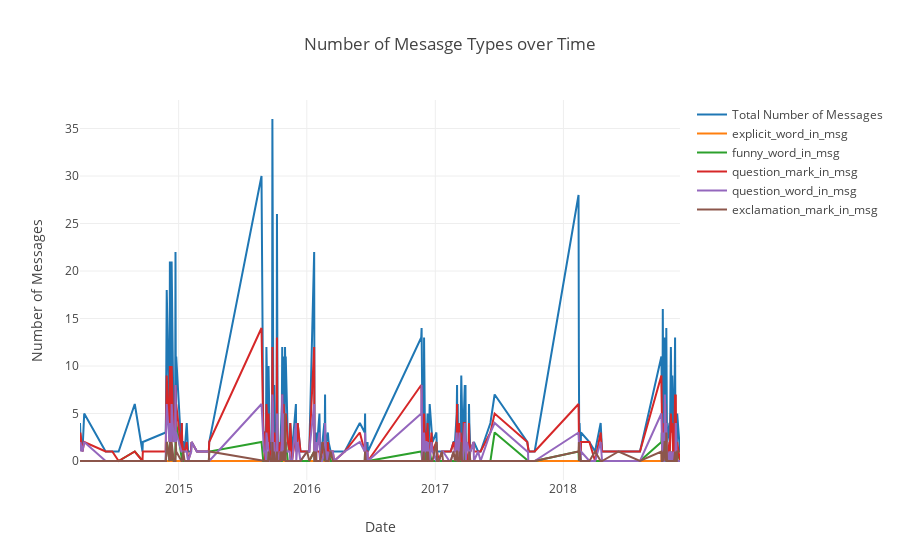

Notebook code for this chart:
### Code cell
iplot(fig1)

### Figure 1 — Plotly figure (JSON) as saved in the notebook; plotly's stock layout.template omitted (floating-point values rounded to 4 significant figures; data arrays with more than 128 entries replaced by an {"elided": "..."} marker saying what was removed)
{"data": [{"name": "Total Number of Messages", "type": "scatter", "uid": "0dada5a0-6a90-40e2-8a81-1ca0836a9b12", "x": {"elided": "214 str values"}, "y": {"elided": "214 int values"}}, {"name": "explicit_word_in_msg", "type": "scatter", "uid": "0a00339a-ff80-4c83-b88b-923ab8e77716", "x": {"elided": "214 str values"}, "y": {"elided": "214 int values"}}, {"name": "funny_word_in_msg", "type": "scatter", "uid": "9ba48a13-1de0-42e6-a823-55c9e7c19c55", "x": {"elided": "214 str values"}, "y": {"elided": "214 int values"}}, {"name": "question_mark_in_msg", "type": "scatter", "uid": "fb6d87cb-5795-4d90-9cc2-7e1bc3561e2d", "x": {"elided": "214 str values"}, "y": {"elided": "214 int values"}}, {"name": "question_word_in_msg", "type": "scatter", "uid": "921f524c-fe1c-4656-bec4-a5425b485533", "x": {"elided": "214 str values"}, "y": {"elided": "214 int values"}}, {"name": "exclamation_mark_in_msg", "type": "scatter", "uid": "b4d87bd3-b5ca-4a54-97b7-cc6c78857b94", "x": {"elided": "214 str values"}, "y": {"elided": "214 int values"}}], "layout": {"title": {"text": "Number of Mesasge Types over Time"}, "xaxis": {"title": {"text": "Date"}}, "yaxis": {"title": {"text": "Number of Messages"}}}}
